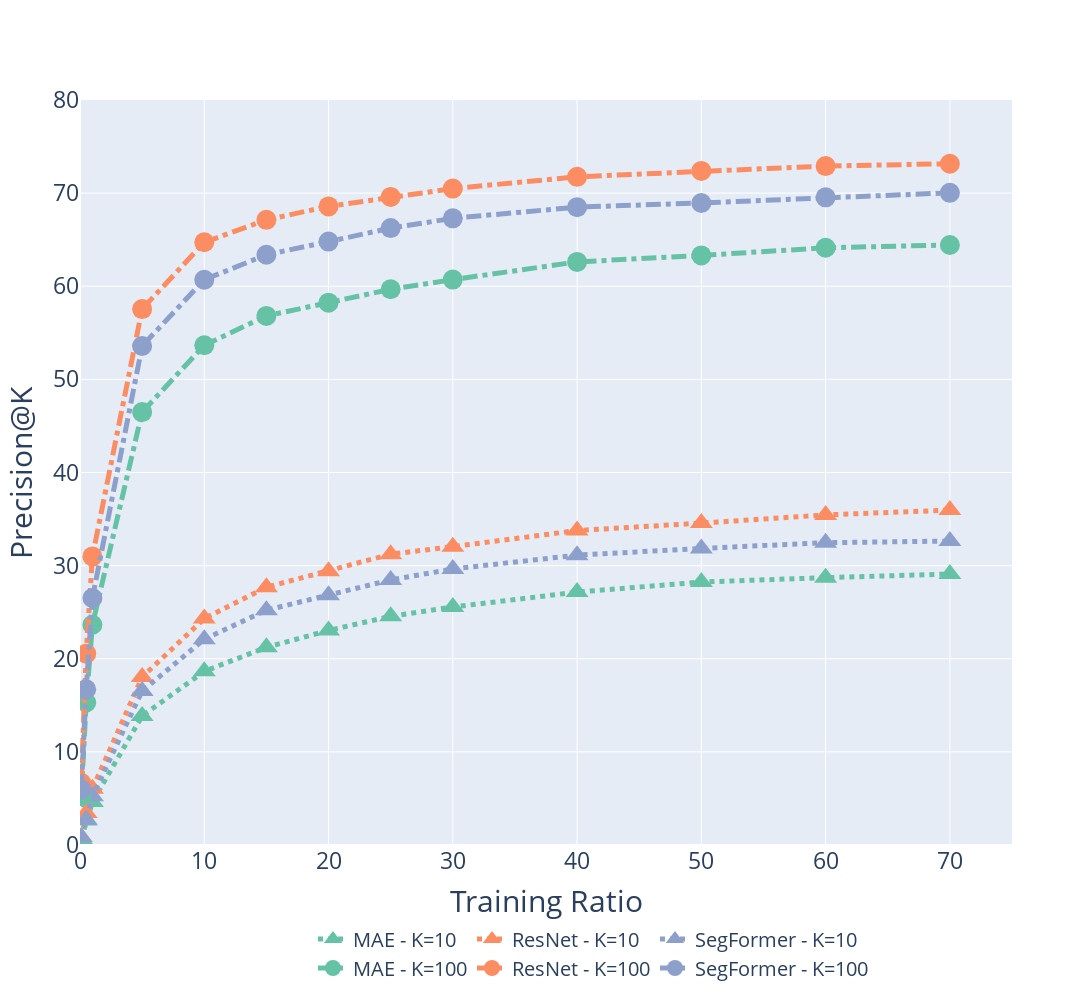

The code cell stored with this chart in its notebook:
### Code cell
import plotly.graph_objects as go
import plotly.express as px
import numpy as np

# Define line styles
line_styles = ['dot', 'dashdot', 'longdash']

# Define marker symbols
marker_symbols = ['triangle-up', 'circle']
marker_size = 20
width_size = 5

# colors = ["#7fcdbb", "#1d91c0", "#253494"]
colors = px.colors.qualitative.Set2

# Create a single plot
fig = go.Figure()

mae_opt = vm_selected.loc[(vm_selected["VM"] == "MAE-Huge") & (vm_selected["LM"].str.startswith("OPT"))].sort_values(by='train_ratio', ascending=True)
res_opt = vm_selected.loc[(vm_selected["VM"] == "ResNet152") & (vm_selected["LM"].str.startswith("OPT"))].sort_values(by='train_ratio', ascending=True)
seg_opt = vm_selected.loc[(vm_selected["VM"] == "SegFormer-B5") & (vm_selected["LM"].str.startswith("OPT"))].sort_values(by='train_ratio', ascending=True)

precision_mae = np.array([mae_opt["P@10-CSLS"], mae_opt["P@100-CSLS"]]).T
precision_res = np.array([res_opt["P@10-CSLS"], res_opt["P@100-CSLS"]]).T
precision_seg = np.array([seg_opt["P@10-CSLS"], seg_opt["P@100-CSLS"]]).T

for idx, k in enumerate([10, 100]):
    line_style = line_styles[idx]
    marker_symbol = marker_symbols[idx]

    line1 = go.Scatter(x=mae_opt["train_ratio"], y=precision_mae[:, idx],
                      mode='lines+markers', line=dict(color=colors[0], dash=line_style, width=width_size),
                      marker_symbol=marker_symbol, legendgroup='MAE', name=f'MAE - K={k}',
                      marker=dict(size=marker_size))

    line2 = go.Scatter(x=res_opt["train_ratio"], y=precision_res[:, idx],
                      mode='lines+markers', line=dict(color=colors[1], dash=line_style, width=width_size),
                      marker_symbol=marker_symbol, legendgroup='ResNet', name=f'ResNet - K={k}',
                      marker=dict(size=marker_size))

    line3 = go.Scatter(x=seg_opt["train_ratio"], y=precision_seg[:, idx],
                      mode='lines+markers', line=dict(color=colors[2], dash=line_style, width=width_size),
                      marker_symbol=marker_symbol, legendgroup='SegFormer', name=f'SegFormer - K={k}',
                      marker=dict(size=marker_size))

    fig.add_trace(line1)
    fig.add_trace(line2)
    fig.add_trace(line3)

# fig.update_xaxes(range=[-1, 2], type="log")
fig.update_xaxes(range=[0, 75])
fig.update_yaxes(range=[0, 80], tickvals=[0, 10, 20, 30, 40, 50, 60, 70, 80])
fig.update_layout(
    xaxis=dict(
        tickfont=dict(size=23)
    ),
    yaxis=dict(
        tickfont=dict(size=23)
    ),
    # title=dict(text="Effect of Variation in Training Set Sizes", font=dict(size=30)),
    xaxis_title=dict(text="Training Ratio", font=dict(size=30)),
    yaxis_title=dict(text="Precision@K", font=dict(size=30)),
    legend=dict(x=0.25, y=-0.1, orientation="h", font=dict(size=20)),
    width=1200,
    height=1000
)

# Show the plot
fig.show()
fig.write_image(save_path / f"train_ratio_v2.pdf")

### Figure 1 — Plotly figure (JSON) as saved in the notebook; plotly's stock layout.template omitted (floating-point values rounded to 4 significant figures)
{"data": [{"legendgroup": "MAE", "line": {"color": "rgb(102,194,165)", "dash": "dot", "width": 5}, "marker": {"size": 20, "symbol": "triangle-up"}, "mode": "lines+markers", "name": "MAE - K=10", "type": "scatter", "x": [0.1, 0.5, 1, 5, 10, 15, 20, 25, 30, 40, 50, 60, 70], "y": [0.648, 2.634, 4.626, 13.86, 18.65, 21.22, 23.04, 24.55, 25.55, 27.16, 28.24, 28.71, 29.09]}, {"legendgroup": "ResNet", "line": {"color": "rgb(252,141,98)", "dash": "dot", "width": 5}, "marker": {"size": 20, "symbol": "triangle-up"}, "mode": "lines+markers", "name": "ResNet - K=10", "type": "scatter", "x": [0.1, 0.5, 1, 5, 10, 15, 20, 25, 30, 40, 50, 60, 70], "y": [0.858, 3.437, 6.041, 18.04, 24.31, 27.68, 29.4, 31.23, 32.04, 33.77, 34.57, 35.45, 35.96]}, {"legendgroup": "SegFormer", "line": {"color": "rgb(141,160,203)", "dash": "dot", "width": 5}, "marker": {"size": 20, "symbol": "triangle-up"}, "mode": "lines+markers", "name": "SegFormer - K=10", "type": "scatter", "x": [0.1, 0.5, 1, 5, 10, 15, 20, 25, 30, 40, 50, 60, 70], "y": [0.82, 2.722, 5.228, 16.54, 22.09, 25.22, 26.83, 28.47, 29.64, 31.13, 31.85, 32.46, 32.64]}, {"legendgroup": "MAE", "line": {"color": "rgb(102,194,165)", "dash": "dashdot", "width": 5}, "marker": {"size": 20, "symbol": "circle"}, "mode": "lines+markers", "name": "MAE - K=100", "type": "scatter", "x": [0.1, 0.5, 1, 5, 10, 15, 20, 25, 30, 40, 50, 60, 70], "y": [5.254, 15.31, 23.65, 46.49, 53.66, 56.82, 58.24, 59.68, 60.71, 62.61, 63.31, 64.13, 64.43]}, {"legendgroup": "ResNet", "line": {"color": "rgb(252,141,98)", "dash": "dashdot", "width": 5}, "marker": {"size": 20, "symbol": "circle"}, "mode": "lines+markers", "name": "ResNet - K=100", "type": "scatter", "x": [0.1, 0.5, 1, 5, 10, 15, 20, 25, 30, 40, 50, 60, 70], "y": [6.668, 20.55, 30.99, 57.55, 64.72, 67.13, 68.57, 69.59, 70.49, 71.75, 72.38, 72.91, 73.15]}, {"legendgroup": "SegFormer", "line": {"color": "rgb(141,160,203)", "dash": "dashdot", "width": 5}, "marker": {"size": 20, "symbol": "circle"}, "mode": "lines+markers", "name": "SegFormer - K=100", "type": "scatter", "x": [0.1, 0.5, 1, 5, 10, 15, 20, 25, 30, 40, 50, 60, 70], "y": [5.966, 16.73, 26.53, 53.58, 60.7, 63.38, 64.79, 66.25, 67.3, 68.5, 68.94, 69.55, 70.03]}], "layout": {"height": 1000, "legend": {"font": {"size": 20}, "orientation": "h", "x": 0.25, "y": -0.1}, "width": 1200, "xaxis": {"range": [0, 75], "tickfont": {"size": 23}, "title": {"font": {"size": 30}, "text": "Training Ratio"}}, "yaxis": {"range": [0, 80], "tickfont": {"size": 23}, "tickvals": [0, 10, 20, 30, 40, 50, 60, 70, 80], "title": {"font": {"size": 30}, "text": "Precision@K"}}}}
